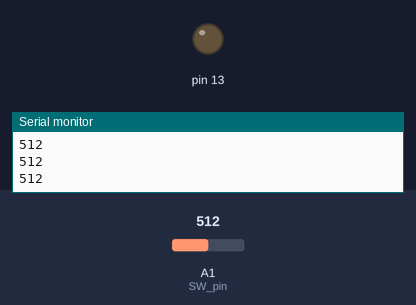
Simulated run of this sketch. Board: Arduino Uno, built with avr-gcc and run on an emulated ATmega328P. Shown: output pins drawn as LEDs (lit = HIGH), the last lines printed to the serial monitor. The inputs (shaded band) are chosen by the test bench; at power-on: A1 (SW_pin) = 512.

Above: at 1.2 s.
1.3 s: A1 (SW_pin) set to 491
At 2.1 s:
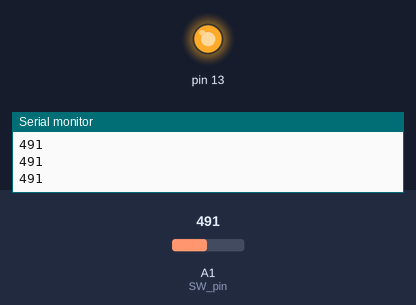
2.8 s: A1 (SW_pin) set to 510
At 3.4 s:
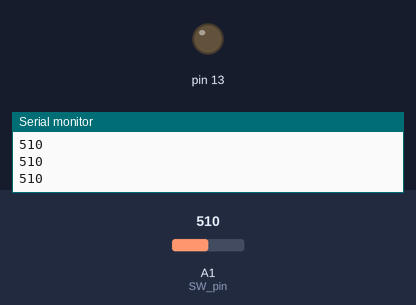
4.3 s: A1 (SW_pin) set to 490
At 4.7 s:
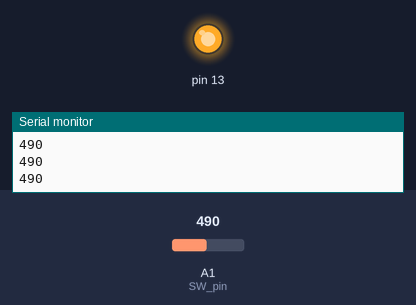
Timing chart, 0 to 7.3 s (numbered marks = the images above; inputs shaded):
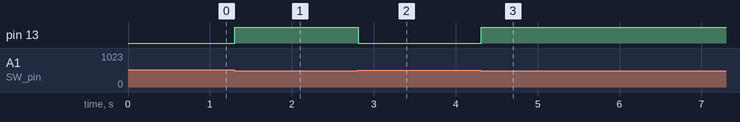

The sketch:

Lab4_Key_Pressed.ino
```cpp
const int SW_pin = A1;  // 指定 A1 接腳連接按鈕
void setup() {
  Serial.begin(9600);           // 初始化序列埠監控視窗的傳輸速度　
  pinMode(SW_pin, INPUT_PULLUP);// 規劃SW_PIN為數位輸入接腳並啟動其內建上拉電阻
  pinMode(13, OUTPUT);         // 規劃 13接腳 為數位輸出接腳
}
void loop() {
  int val = analogRead(SW_pin);  // 取得輸入按鈕的狀態
  if (val<500) {  // 依照電路設計  按下按鈕=0  放開按鈕=1
    digitalWrite(13, HIGH);  //　按下按鈕=>燈亮
  } else {
    digitalWrite(13, LOW);   //　放開按鈕=>燈滅
  }
  Serial.println(val);       // 將變數val的值顯示到序列埠監控視窗
  delay(100);         // 程式暫停100毫秒 (相當於0.1秒鐘)
}
```

Measured:
- the behaviour switches between 500 and 499 on A1 (SW_pin) (found by bisection; images 0 and 1)
- after the input at 1.3 s, pin 13: LOW → HIGH at once
- after the input at 2.8 s, pin 13: HIGH → LOW at once
- after the input at 4.3 s, pin 13: LOW → HIGH at once
